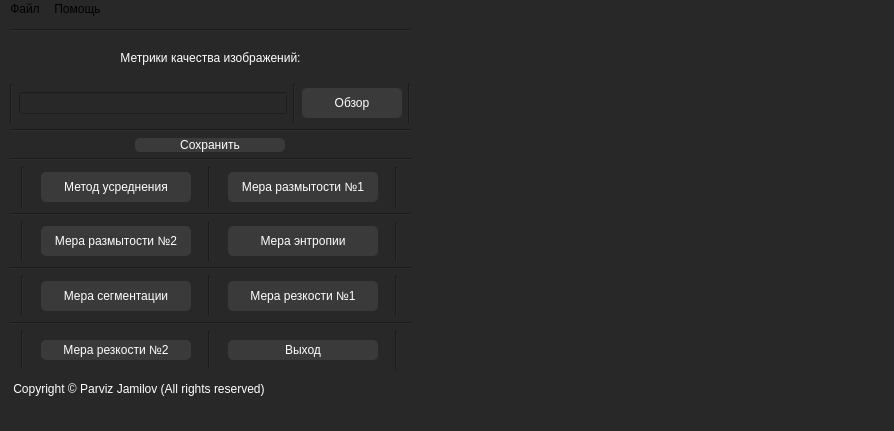
<?xml version="1.0" encoding="UTF-8"?>
<ui version="4.0">
 <class>MainWindow</class>
 <widget class="QMainWindow" name="MainWindow">
  <property name="geometry">
   <rect>
    <x>0</x>
    <y>0</y>
    <width>894</width>
    <height>431</height>
   </rect>
  </property>
  <property name="sizePolicy">
   <sizepolicy hsizetype="Ignored" vsizetype="Ignored">
    <horstretch>0</horstretch>
    <verstretch>0</verstretch>
   </sizepolicy>
  </property>
  <property name="windowTitle">
   <string>Image Analysis</string>
  </property>
  <property name="styleSheet">
   <string notr="true">color: black;
font: 75 italic 13pt &quot;PT Sans&quot;;
line-height: 1.3em;
background-color: rgb(40, 40, 40)
</string>
  </property>
  <property name="documentMode">
   <bool>false</bool>
  </property>
  <property name="dockNestingEnabled">
   <bool>false</bool>
  </property>
  <widget class="QWidget" name="centralwidget">
   <widget class="QWidget" name="verticalLayoutWidget">
    <property name="geometry">
     <rect>
      <x>10</x>
      <y>10</y>
      <width>401</width>
      <height>341</height>
     </rect>
    </property>
    <layout class="QVBoxLayout" name="verticalLayout">
     <item>
      <widget class="Line" name="line_3">
       <property name="orientation">
        <enum>Qt::Horizontal</enum>
       </property>
      </widget>
     </item>
     <item>
      <widget class="QLabel" name="label">
       <property name="styleSheet">
        <string notr="true">color:white</string>
       </property>
       <property name="text">
        <string>Метрики качества изображений:</string>
       </property>
       <property name="textFormat">
        <enum>Qt::AutoText</enum>
       </property>
       <property name="alignment">
        <set>Qt::AlignCenter</set>
       </property>
      </widget>
     </item>
     <item>
      <layout class="QHBoxLayout" name="horizontalLayout">
       <item>
        <widget class="Line" name="line_5">
         <property name="orientation">
          <enum>Qt::Vertical</enum>
         </property>
        </widget>
       </item>
       <item>
        <widget class="QLineEdit" name="lineEdit">
         <property name="styleSheet">
          <string notr="true">color:white;</string>
         </property>
        </widget>
       </item>
       <item>
        <widget class="Line" name="line_14">
         <property name="orientation">
          <enum>Qt::Vertical</enum>
         </property>
        </widget>
       </item>
       <item>
        <widget class="QPushButton" name="browse">
         <property name="minimumSize">
          <size>
           <width>100</width>
           <height>0</height>
          </size>
         </property>
         <property name="maximumSize">
          <size>
           <width>150</width>
           <height>30</height>
          </size>
         </property>
         <property name="styleSheet">
          <string notr="true">  background-color: rgb(59, 58, 59);
  border: none;
  color: white;
  border-radius: 5px</string>
         </property>
         <property name="text">
          <string>Обзор</string>
         </property>
        </widget>
       </item>
       <item>
        <widget class="Line" name="line_13">
         <property name="orientation">
          <enum>Qt::Vertical</enum>
         </property>
        </widget>
       </item>
      </layout>
     </item>
     <item>
      <widget class="Line" name="line_12">
       <property name="orientation">
        <enum>Qt::Horizontal</enum>
       </property>
      </widget>
     </item>
     <item>
      <layout class="QHBoxLayout" name="horizontalLayout_5">
       <item>
        <widget class="QPushButton" name="save">
         <property name="maximumSize">
          <size>
           <width>150</width>
           <height>16777215</height>
          </size>
         </property>
         <property name="styleSheet">
          <string notr="true">  background-color: rgb(59, 58, 59);
  border: none;
  color: white;
  border-radius: 5px</string>
         </property>
         <property name="text">
          <string>Сохранить</string>
         </property>
        </widget>
       </item>
      </layout>
     </item>
     <item>
      <widget class="Line" name="line">
       <property name="orientation">
        <enum>Qt::Horizontal</enum>
       </property>
      </widget>
     </item>
     <item>
      <layout class="QHBoxLayout" name="horizontalLayout_3">
       <item>
        <widget class="Line" name="line_4">
         <property name="orientation">
          <enum>Qt::Vertical</enum>
         </property>
        </widget>
       </item>
       <item>
        <widget class="QPushButton" name="average">
         <property name="sizePolicy">
          <sizepolicy hsizetype="Fixed" vsizetype="Fixed">
           <horstretch>0</horstretch>
           <verstretch>0</verstretch>
          </sizepolicy>
         </property>
         <property name="minimumSize">
          <size>
           <width>150</width>
           <height>10</height>
          </size>
         </property>
         <property name="maximumSize">
          <size>
           <width>150</width>
           <height>30</height>
          </size>
         </property>
         <property name="styleSheet">
          <string notr="true">  background-color: rgb(59, 58, 59);
  border: none;
  color: white;
  border-radius: 5px</string>
         </property>
         <property name="text">
          <string>Метод усреднения</string>
         </property>
        </widget>
       </item>
       <item>
        <widget class="Line" name="line_2">
         <property name="orientation">
          <enum>Qt::Vertical</enum>
         </property>
        </widget>
       </item>
       <item>
        <widget class="QPushButton" name="firstblur">
         <property name="minimumSize">
          <size>
           <width>150</width>
           <height>10</height>
          </size>
         </property>
         <property name="maximumSize">
          <size>
           <width>150</width>
           <height>30</height>
          </size>
         </property>
         <property name="styleSheet">
          <string notr="true">  background-color: rgb(59, 58, 59);
  border: none;
  color: white;
  border-radius: 5px</string>
         </property>
         <property name="text">
          <string>Мера размытости №1</string>
         </property>
        </widget>
       </item>
       <item>
        <widget class="Line" name="line_10">
         <property name="orientation">
          <enum>Qt::Vertical</enum>
         </property>
        </widget>
       </item>
      </layout>
     </item>
     <item>
      <widget class="Line" name="line_7">
       <property name="orientation">
        <enum>Qt::Horizontal</enum>
       </property>
      </widget>
     </item>
     <item>
      <layout class="QHBoxLayout" name="horizontalLayout_4">
       <item>
        <widget class="Line" name="line_9">
         <property name="orientation">
          <enum>Qt::Vertical</enum>
         </property>
        </widget>
       </item>
       <item>
        <widget class="QPushButton" name="secondblur">
         <property name="maximumSize">
          <size>
           <width>150</width>
           <height>30</height>
          </size>
         </property>
         <property name="styleSheet">
          <string notr="true">  background-color: rgb(59, 58, 59);
  border: none;
  color: white;
  border-radius: 5px</string>
         </property>
         <property name="text">
          <string>Мера размытости №2</string>
         </property>
        </widget>
       </item>
       <item>
        <widget class="Line" name="line_6">
         <property name="orientation">
          <enum>Qt::Vertical</enum>
         </property>
        </widget>
       </item>
       <item>
        <widget class="QPushButton" name="enthropy">
         <property name="maximumSize">
          <size>
           <width>150</width>
           <height>30</height>
          </size>
         </property>
         <property name="styleSheet">
          <string notr="true">  background-color: rgb(59, 58, 59);
  border: none;
  color: white;
  border-radius: 5px</string>
         </property>
         <property name="text">
          <string>Мера энтропии</string>
         </property>
        </widget>
       </item>
       <item>
        <widget class="Line" name="line_11">
         <property name="orientation">
          <enum>Qt::Vertical</enum>
         </property>
        </widget>
       </item>
      </layout>
     </item>
     <item>
      <widget class="Line" name="line_15">
       <property name="orientation">
        <enum>Qt::Horizontal</enum>
       </property>
      </widget>
     </item>
     <item>
      <layout class="QHBoxLayout" name="horizontalLayout_6">
       <item>
        <widget class="Line" name="line_17">
         <property name="orientation">
          <enum>Qt::Vertical</enum>
         </property>
        </widget>
       </item>
       <item>
        <widget class="QPushButton" name="segmentation">
         <property name="maximumSize">
          <size>
           <width>150</width>
           <height>30</height>
          </size>
         </property>
         <property name="styleSheet">
          <string notr="true">  background-color: rgb(59, 58, 59);
  border: none;
  color: white;
  border-radius: 5px</string>
         </property>
         <property name="text">
          <string>Мера сегментации</string>
         </property>
        </widget>
       </item>
       <item>
        <widget class="Line" name="line_16">
         <property name="orientation">
          <enum>Qt::Vertical</enum>
         </property>
        </widget>
       </item>
       <item>
        <widget class="QPushButton" name="sharpness">
         <property name="maximumSize">
          <size>
           <width>150</width>
           <height>30</height>
          </size>
         </property>
         <property name="styleSheet">
          <string notr="true">  background-color: rgb(59, 58, 59);
  border: none;
  color: white;
  border-radius: 5px</string>
         </property>
         <property name="text">
          <string>Мера резкости №1</string>
         </property>
        </widget>
       </item>
       <item>
        <widget class="Line" name="line_18">
         <property name="orientation">
          <enum>Qt::Vertical</enum>
         </property>
        </widget>
       </item>
      </layout>
     </item>
     <item>
      <widget class="Line" name="line_8">
       <property name="orientation">
        <enum>Qt::Horizontal</enum>
       </property>
      </widget>
     </item>
     <item>
      <layout class="QHBoxLayout" name="horizontalLayout_2">
       <item>
        <widget class="Line" name="line_19">
         <property name="orientation">
          <enum>Qt::Vertical</enum>
         </property>
        </widget>
       </item>
       <item>
        <widget class="QPushButton" name="sharpness2">
         <property name="minimumSize">
          <size>
           <width>0</width>
           <height>20</height>
          </size>
         </property>
         <property name="maximumSize">
          <size>
           <width>150</width>
           <height>20</height>
          </size>
         </property>
         <property name="styleSheet">
          <string notr="true">  background-color: rgb(59, 58, 59);
  border: none;
  color: white;
  border-radius: 5px</string>
         </property>
         <property name="text">
          <string>Мера резкости №2</string>
         </property>
        </widget>
       </item>
       <item>
        <widget class="Line" name="line_20">
         <property name="orientation">
          <enum>Qt::Vertical</enum>
         </property>
        </widget>
       </item>
       <item>
        <widget class="QPushButton" name="exit">
         <property name="maximumSize">
          <size>
           <width>150</width>
           <height>20</height>
          </size>
         </property>
         <property name="styleSheet">
          <string notr="true">  background-color: rgb(59, 58, 59);
  border: none;
  color: white;
  border-radius: 5px</string>
         </property>
         <property name="text">
          <string>Выход</string>
         </property>
        </widget>
       </item>
       <item>
        <widget class="Line" name="line_21">
         <property name="orientation">
          <enum>Qt::Vertical</enum>
         </property>
        </widget>
       </item>
      </layout>
     </item>
    </layout>
   </widget>
   <widget class="QLabel" name="label_2">
    <property name="geometry">
     <rect>
      <x>10</x>
      <y>350</y>
      <width>321</width>
      <height>40</height>
     </rect>
    </property>
    <property name="styleSheet">
     <string notr="true">color:white</string>
    </property>
    <property name="text">
     <string> Copyright © Parviz Jamilov (All rights reserved)</string>
    </property>
   </widget>
   <widget class="QLabel" name="img">
    <property name="geometry">
     <rect>
      <x>430</x>
      <y>10</y>
      <width>451</width>
      <height>351</height>
     </rect>
    </property>
    <property name="sizePolicy">
     <sizepolicy hsizetype="Preferred" vsizetype="Preferred">
      <horstretch>0</horstretch>
      <verstretch>0</verstretch>
     </sizepolicy>
    </property>
    <property name="acceptDrops">
     <bool>false</bool>
    </property>
    <property name="text">
     <string/>
    </property>
    <property name="pixmap">
     <pixmap>hi.png</pixmap>
    </property>
    <property name="scaledContents">
     <bool>true</bool>
    </property>
   </widget>
  </widget>
  <widget class="QMenuBar" name="menubar">
   <property name="geometry">
    <rect>
     <x>0</x>
     <y>0</y>
     <width>894</width>
     <height>22</height>
    </rect>
   </property>
   <widget class="QMenu" name="menu">
    <property name="title">
     <string>Файл</string>
    </property>
    <addaction name="separator"/>
    <addaction name="action_2"/>
    <addaction name="separator"/>
    <addaction name="action_5"/>
    <addaction name="separator"/>
    <addaction name="action_7"/>
   </widget>
   <widget class="QMenu" name="menu_2">
    <property name="title">
     <string>Помощь</string>
    </property>
    <addaction name="action_8"/>
   </widget>
   <addaction name="menu"/>
   <addaction name="menu_2"/>
  </widget>
  <widget class="QStatusBar" name="statusbar"/>
  <action name="action_2">
   <property name="text">
    <string>Открыть</string>
   </property>
  </action>
  <action name="action_5">
   <property name="text">
    <string>Сохранить</string>
   </property>
  </action>
  <action name="action_7">
   <property name="text">
    <string>Выход</string>
   </property>
  </action>
  <action name="action_8">
   <property name="text">
    <string>Все просто!</string>
   </property>
  </action>
 </widget>
 <resources/>
 <connections/>
</ui>
